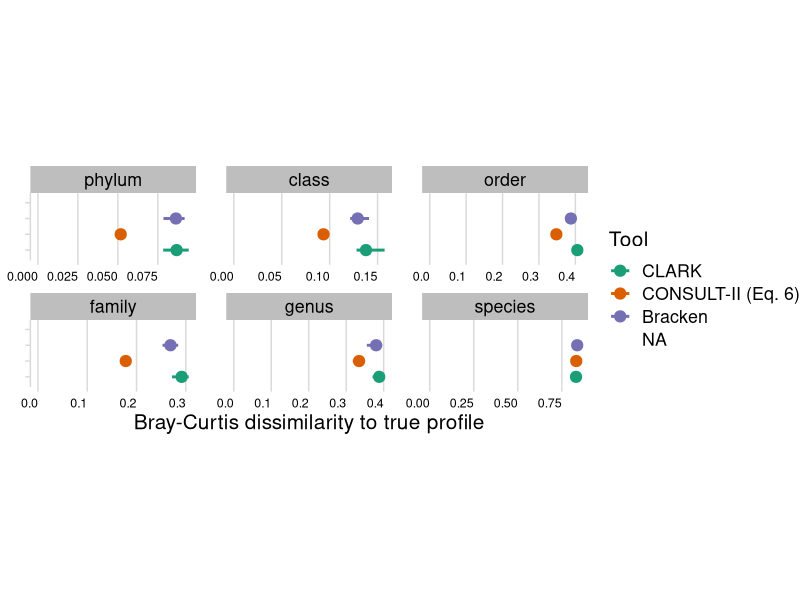
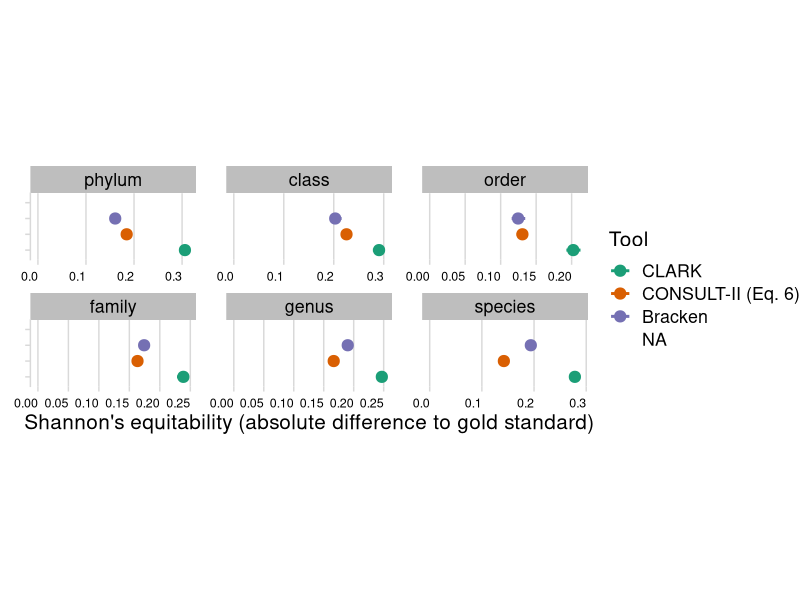
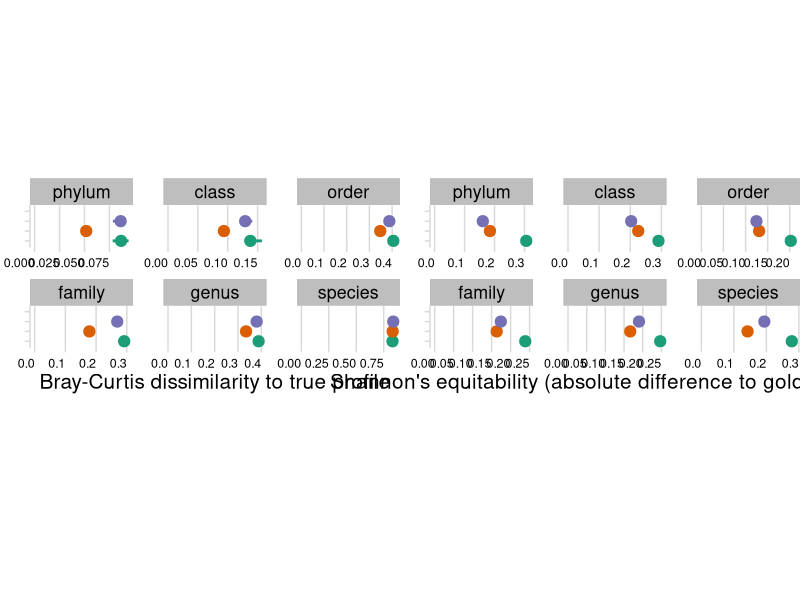

Write the R code that produced these figures, in order. (Note: this script raises an error after producing the figures.)
require(ggplot2)
require(readr)
require(cowplot)
require(dplyr)
library(tidyr)

pm <- read_tsv("../results/all_tools-profiling_evaluation-CAMI1_hc.tsv")
# pm <- pm %>% filter(metric == "Bray-Curtis distance" | metric == "Shannon equitability")
pm <- pm %>% filter(rank != "superkingdom") %>% filter(rank != "strain")
pm <- pm %>%
  group_by(sample, metric) %>%
  mutate(dvalue = abs(value - value[tool == "Gold standard"]))
pm <- pm %>% filter(tool != "Gold standard")
pm$rank <- factor(
  pm$rank,
  levels = c("phylum", "class", "order", "family", "genus", "species")
)
pm <- pm %>% filter(tool != "CONSULT-II (Eq. 6 without unclassified)")
pm <- pm %>% filter(tool != "CONSULT-II (Eq. 7)")
pm$tool <- factor(
  pm$tool,
  levels = c("CLARK", "CONSULT-II (Eq. 6)", "Bracken")
)
pm <- pm %>%
  group_by(rank, tool, metric) %>%
  summarise(lower = min(dvalue), upper = max(dvalue), p = mean(dvalue))
pm$metric <- as.factor(pm$metric)

bc_plot <- ggplot(pm %>% filter(metric == "Bray-Curtis distance"), mapping = aes(x = p, y = tool, color = tool)) +
  geom_pointrange(size = 0.7, linewidth = 1, mapping = aes(xmin = lower, xmax = upper)) +
  facet_wrap(vars(rank), scales = "free_x") +
  xlim(0, NA) +
  theme_minimal_vgrid(font_size = 15) +
  labs(color = "Tool", y = "", x = "Bray-Curtis dissimilarity to true profile") +
  scale_colour_brewer(palette = "Dark2") +
  theme(strip.background = element_rect(fill = "gray")) +
  theme(axis.text.y = element_blank(), axis.text.x = element_text(vjust = 0.5, hjust = 1, size=9)) +
  theme(aspect.ratio = 0.4, panel.spacing.x = unit(1.5, "lines")) +
  theme(plot.margin = unit(c(0, 0, 0, 0), "cm"))
bc_plot
se_plot <- ggplot(pm %>% filter(metric == "Shannon equitability"), mapping = aes(x = p, y = tool, color = tool)) +
  geom_pointrange(size =  0.7, linewidth = 1, mapping = aes(xmin = lower, xmax = upper)) +
  facet_wrap(vars(rank), scales = "free_x") +
  xlim(0, NA) +
  theme_minimal_vgrid(font_size = 15) +
  labs(color = "Tool", y = "", x = "Shannon's equitability (absolute difference to gold standard)") +
  scale_colour_brewer(palette = "Dark2") +
  theme(strip.background = element_rect(fill = "gray")) +
  theme(axis.text.y = element_blank(), axis.text.x = element_text(vjust = 0.5, hjust = 1, size=9)) +
  theme(aspect.ratio = 0.4, panel.spacing.x = unit(1.5, "lines")) +
  theme(plot.margin = unit(c(0, 0, 0, 0), "mm"))
se_plot
prow <- plot_grid(
  bc_plot + theme(legend.position = "none"),
  se_plot + theme(legend.position = "none"),
  ncol = 2,
  rel_heights = c(1, 1),
  vjust = 5,
  hjust = 5
)
legend <- get_legend(
  # create some space to the left of the legend
  se_plot + theme(legend.box.margin = margin(-1, 0, 0, 0), legend.position = "bottom", legend.direction = "horizontal", legend.justification = "center")
)
plot_grid(prow, legend, rel_heights = c(3, .15), ncol = 1)

ggsave2("../figures/profiling_tool_comparison.pdf", width = 14, height = 3.5)